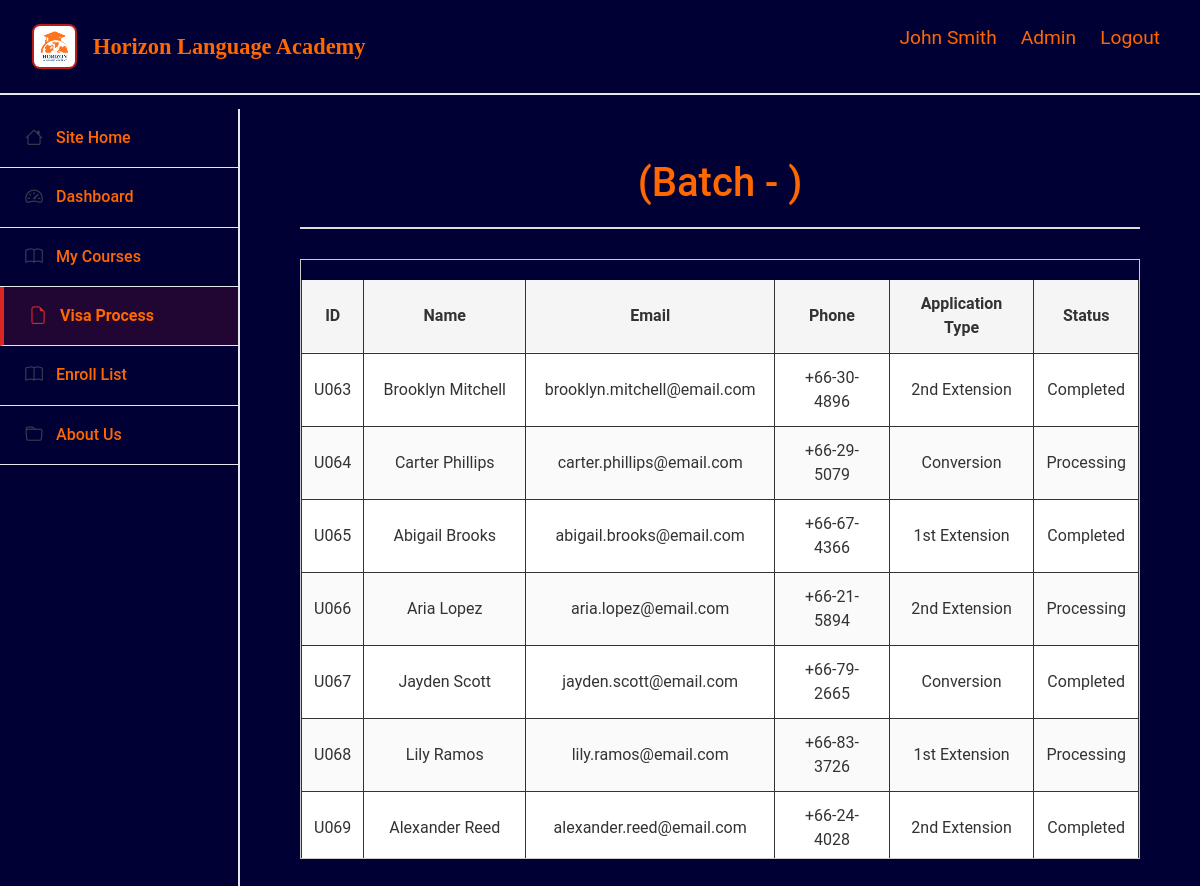
/visastatus.php?batchID=B005 (signed in), run on the app's committed database.
### tables this page shows
CREATE TABLE student (
  student_id    VARCHAR(50) PRIMARY KEY,
  batch_id      VARCHAR(50),
  FOREIGN KEY (student_id) REFERENCES users(user_id)
    ON UPDATE CASCADE ON DELETE CASCADE
);

CREATE TABLE users (
  user_id      VARCHAR(50) PRIMARY KEY,
  user_name    VARCHAR(100) NOT NULL,
  user_email   VARCHAR(100) UNIQUE,
  user_ph_no   VARCHAR(20),
  password     VARCHAR(255),
  role        ENUM('Admin','Teacher','Student','VisaSupportOfficer') NOT NULL
);

CREATE TABLE visa_application (
  visa_application_id   VARCHAR(50) PRIMARY KEY,
  visa_application_type VARCHAR(100),
  passport_number       VARCHAR(50),
  visa_start_date       DATE,
  visa_end_date         DATE,
  officer_id            VARCHAR(50),
  student_id            VARCHAR(50),
  visa_status            VARCHAR(50),
  FOREIGN KEY (student_id) REFERENCES student(student_id)
    ON UPDATE CASCADE ON DELETE SET NULL,
  FOREIGN KEY (officer_id) REFERENCES visa_support_officer(officer_id)
    ON UPDATE CASCADE ON DELETE SET NULL
);

### visastatus.php (the view, shortened to what this page needs)
<?php
$course = $_GET['course'];
$batch_id = $_GET['batchID'];
$batch_no = $_GET['batchNo'];
$pdo = db();
$sql = "
SELECT
    s.student_id,
    u.user_name AS student_name,
    u.user_email AS student_email,
    u.user_ph_no AS student_ph_no,
    v.visa_application_type,
    v.visa_status
FROM student AS s
INNER JOIN users AS u
    ON s.student_id = u.user_id
INNER JOIN visa_application AS v
    ON s.student_id = v.student_id
WHERE s.batch_id = '$batch_id'
;
";
$stmt = $pdo->prepare($sql);
$stmt->execute();
$students = $stmt->fetchAll(PDO::FETCH_ASSOC);
?>
<!DOCTYPE html>
<html lang="en">
<head>
    <link href="https://cdn.jsdelivr.net/npm/bootstrap@5.3.7/dist/css/bootstrap.min.css" rel="stylesheet">
    <link rel="stylesheet" href="https://cdn.jsdelivr.net/npm/bootstrap-icons@1.13.1/font/bootstrap-icons.min.css">
    <link rel="stylesheet" href="static/style.css">
</head>
    <body>
        <?php include 'header.php'; ?>
        <div class="row g-0">
            <?php include 'sidebar.php'; ?>
             <div class="col-lg-10 col-md-9 col-8 main-content">
                <div class="about-container">
                    <h1><?php echo $course?> (Batch - <?php echo $batch_no ?>)</h1>
                    <div class="table-wrapper">
                        <table>
                            <thead>
                                <tr>
                                    <th>ID</th>
                                    <th>Name</th>
                                    <th>Email</th>
                                    <th>Phone</th>
                                    <th>Application Type</th>
                                    <th>Status</th>
                                </tr>
                            </thead>
                            <tbody>
                                <?php foreach ($students as $student): ?>
                                    <tr>
                                        <td class="id-col"><?php echo $student['student_id'] ?></td>
                                        <td class="name-col"><?php echo $student['student_name'] ?></td>
                                        <td class="email-col"><?php echo $student['student_email'] ?></td>
                                        <td class="phone-col"><?php echo $student['student_ph_no'] ?></td>
                                        <td class="application-col"><?php echo $student['visa_application_type'] ?></td>
                                        <td class="status-col"><?php echo $student['visa_status'] ?></td>
                                    </tr>
                                <?php endforeach; ?>
                            </tbody>
                        </table>
                    </div>
                </div>
            </div>
        </div>
    </body>
</html>

### static/style.css (style rules this page uses)
:root { --primary-red: #dc2626; --dark-gray: #374151; --light-gray: #6B7280; --border-gray: #e5e7eb; --blue-accent: #3b82f6; --navy-blue: #000035; --light-orange: #ff6700; }
body { align-items: center; background-color: var(--navy-blue); color: #333; font-family: -apple-system, Arial, BlinkMacSystemFont, Geneva, 'Helvetica Neue'; font-family: Roboto, sans-serif, 'Segoe UI', Tahoma, Verdana; justify-content: center; margin: 0; padding-top: 90px; }
h1 { text-align: center; color: var(--light-orange); }
table { width: 100%; border-collapse: collapse; background-color: white; box-shadow: 0 2px 4px rgba(0, 0, 0, 0.1); margin: 20px auto; }
th, td { border: 1px solid #333; padding: 12px; text-align: center; }
th { background-color: #e8e8e8; font-weight: bold; }
tr:nth-child(even) { background-color: #f9f9f9; }
.main-content { background-color: var(--navy-blue); margin-left: 240px; margin-top: 1vh; width: calc(100% - 240px); padding: 20px; min-height: calc(100vh - 90px); }

### static/aboutus.css (style rules this page uses)
.about-container { max-width: 900px; margin: 0 auto; padding: 30px; text-align: center; }
.about-container h1 { text-align: center; color: var(--light-orange); font-size: 2.5em; margin-bottom: 30px; padding-bottom: 20px; border-bottom: 2px solid #ddd; }

### static/visa_status.css (style rules this page uses)
.table-wrapper { max-height: 600px; overflow-y: auto; border: 1px solid #ccc; margin-top: 15px; }
.table-wrapper table { border-collapse: collapse; width: 100%; }
.table-wrapper thead th { position: sticky; top: 0; background-color: #f5f5f5; z-index: 10; }
.table-wrapper tbody tr:nth-child(even) { background-color: #fafafa; }

### data on the page
student: student_id "U063", student_id.user_name "Brooklyn Mitchell", student_id.user_email "brooklyn.mitchell@email.com", student_id.user_ph_no "+66-30-4896", visa_application.visa_application_type "2nd Extension", visa_application.visa_status "Completed"
student: student_id "U064", student_id.user_name "Carter Phillips", student_id.user_email "carter.phillips@email.com", student_id.user_ph_no "+66-29-5079", visa_application.visa_application_type "Conversion", visa_application.visa_status "Processing"
student: student_id "U065", student_id.user_name "Abigail Brooks", student_id.user_email "abigail.brooks@email.com", student_id.user_ph_no "+66-67-4366", visa_application.visa_application_type "1st Extension", visa_application.visa_status "Completed"
student: student_id "U066", student_id.user_name "Aria Lopez", student_id.user_email "aria.lopez@email.com", student_id.user_ph_no "+66-21-5894", visa_application.visa_application_type "2nd Extension", visa_application.visa_status "Processing"
student: student_id "U067", student_id.user_name "Jayden Scott", student_id.user_email "jayden.scott@email.com", student_id.user_ph_no "+66-79-2665", visa_application.visa_application_type "Conversion", visa_application.visa_status "Completed"
student: student_id "U068", student_id.user_name "Lily Ramos", student_id.user_email "lily.ramos@email.com", student_id.user_ph_no "+66-83-3726", visa_application.visa_application_type "1st Extension", visa_application.visa_status "Processing"
student: student_id "U069", student_id.user_name "Alexander Reed", student_id.user_email "alexander.reed@email.com", student_id.user_ph_no "+66-24-4028", visa_application.visa_application_type "2nd Extension", visa_application.visa_status "Completed"

### other printed values
$_SESSION['user_name'] "John Smith"
$_SESSION['role'] "Admin"
